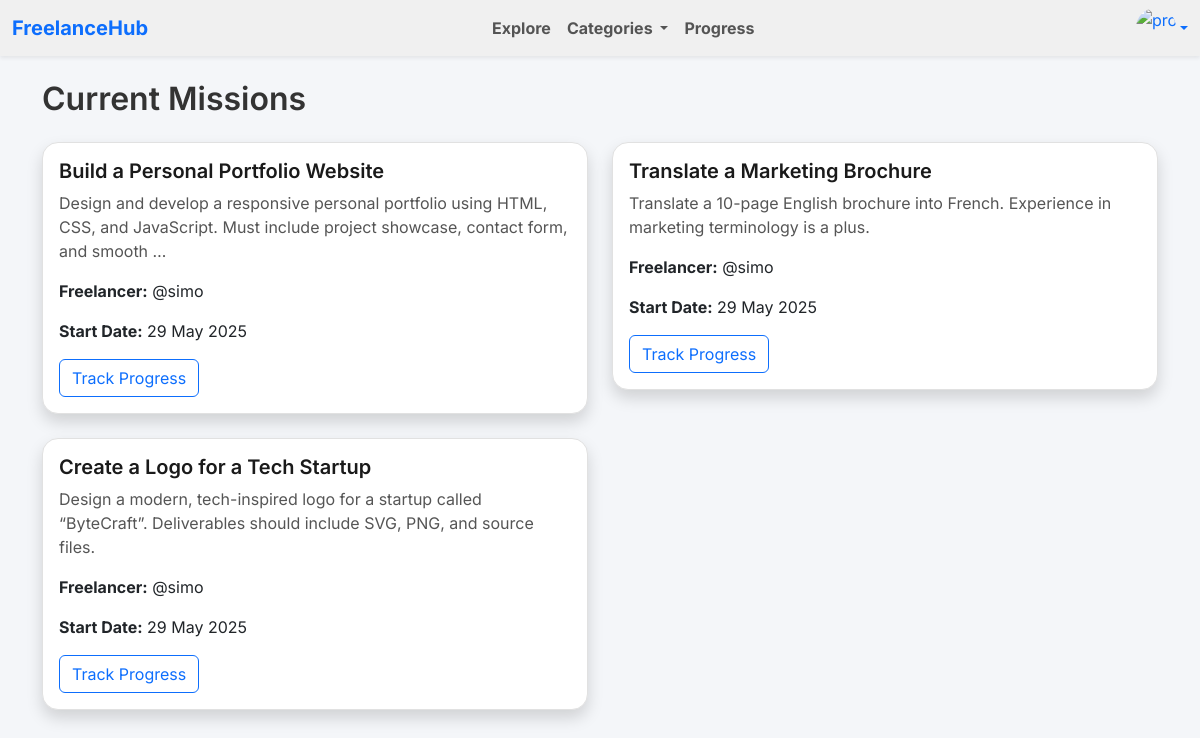
Page /freelancer/missions/current/ (signed in) on the committed database.
### client/models.py (models this page shows, shortened)
class Mission(models.Model):
    LEVEL_CHOICES = [
        ('beginner', 'Beginner'),
        ('intermediate', 'Intermediate'),
        ('expert', 'Expert'),
    ]
    CATEGORY_CHOICES = [
        ('web_dev', 'Web Development'),
        ('design', 'Design'),
        ('writing', 'Writing'),
        ('marketing', 'Marketing'),
        ('other', 'other'),
    ]
    STATUS_CHOICES = [
        ('open', 'Open'),
        ('in_progress', 'In Progress'),
        ('completed', 'Completed'),
    ]
    client = models.ForeignKey(Client, on_delete=models.CASCADE, related_name='missions')
    title = models.CharField(max_length=255)
    description = models.TextField(blank=True)
    ai_tasks = models.TextField(blank=True)
    price = models.DecimalField(max_digits=8, decimal_places=2)
    category = models.CharField(max_length=255, choices=CATEGORY_CHOICES, default='other')
    level = models.CharField(max_length=15, choices=LEVEL_CHOICES, default='unknown')
    status = models.CharField(max_length=255, choices=STATUS_CHOICES, default='open')
    created_at = models.DateTimeField(auto_now_add=True)

class Application(models.Model):
    STATUS_CHOICES = [
        ('accepted', 'Accepted'),
        ('rejected', 'Rejected'),
        ('none', 'None'),
    ]
    mission = models.ForeignKey(Mission, on_delete=models.CASCADE, related_name='applications')
    applicant = models.ForeignKey(User, on_delete=models.CASCADE, related_name='applicant')
    status = models.CharField(max_length=255, choices=STATUS_CHOICES, default='none')
    content = models.TextField()
    created_at = models.DateTimeField(auto_now_add=True)

### freelancer/views.py (the view)
# urls.py: path('missions/current/', views.current_missions, name='current_missions'),
def current_missions(request):
    user = request.user
    group = user.groups.first().name if user.groups.exists() else None
    if group == 'freelancer':
        current_applications = Application.objects.select_related('mission').filter(
            applicant=user,
            status='accepted',
            mission__status='in_progress'
        )
        return render(request, 'freelancer/current_missions.html', {
            'applications': current_applications,
            'user_role': 'freelancer'
        })
    elif group == 'client':
        current_missions = Mission.objects.prefetch_related('applications').filter(
            client=user.client_profile,  # Adjust if your model is different
            status='in_progress'
        )
        return render(request, 'freelancer/current_missions.html', {
            'missions': current_missions,
            'user_role': 'client'
        })
    else:
        return render(request, 'freelancer/current_missions.html', {
            'error': "Unauthorized user type."
        })

### freelancer/templatetags/filename_filters.py (called while the page is built)
@register.filter
def get_accepted(applications):
    return applications.filter(status='accepted').first()

### freelancer/templates/freelancer/current_missions.html
{% extends 'main.html' %}
{% load filename_filters %}
{% block nav %}
    {% include "navbar.html" with logged_in=True %}
{% endblock %}
{% block content %}
    <div class="container mt-4">
        <h2 class="mb-4">Current Missions</h2>
        {% if user_role == 'freelancer' %}
            {% if applications %}
                <div class="row">
                    {% for app in applications %}
                        <div class="col-md-6 mb-4">
                            <div class="card shadow">
                                <div class="card-body">
                                    <h5 class="card-title">{{ app.mission.title }}</h5>
                                    <p class="card-text">{{ app.mission.description|truncatewords:20 }}</p>
                                    <p><strong>Client:</strong> @{{ app.mission.client.user.username }}</p>
                                    <p><strong>Start Date:</strong> {{ app.mission.created_at|date:"d M Y" }}</p>
                                    <a href="{% url 'freelancer:mission_detail' app.mission.id %}"
                                       class="btn btn-primary">View Details</a>
                                </div>
                            </div>
                        </div>
                    {% endfor %}
                </div>
            {% else %}
                <p class="text-muted">You are not working on any missions at the moment.</p>
            {% endif %}
        {% elif user_role == 'client' %}
            {% if missions %}
                <div class="row">
                    {% for mission in missions %}
                        <div class="col-md-6 mb-4">
                            <div class="card shadow">
                                <div class="card-body">
                                    <h5 class="card-title">{{ mission.title }}</h5>
                                    <p class="card-text">{{ mission.description|truncatewords:20 }}</p>
                                    <p><strong>Freelancer:</strong>
                                        {% with accepted=mission.applications.all|get_accepted %}
                                            @{{ accepted.applicant.username }}
                                        {% endwith %}
                                    </p>
                                    <p><strong>Start Date:</strong> {{ mission.created_at|date:"d M Y" }}</p>
                                    <a href="{% url 'freelancer:mission_detail' mission.id %}"
                                       class="btn btn-outline-primary">Track Progress</a>
                                </div>
                            </div>
                        </div>
                    {% endfor %}
                </div>
            {% else %}
                <p class="text-muted">No ongoing missions at the moment.</p>
            {% endif %}
        {% else %}
            <p class="text-danger">Unauthorized access.</p>
        {% endif %}
    </div>
{% endblock %}

### templates/main.html (style rules this page uses)
body { font-family: 'Inter', sans-serif; background-color: #f4f6f9; color: #333; }
.card { background-color: #ffffff; border: 1px solid #e1e1e1; border-radius: 1rem; box-shadow: 0 4px 10px rgba(0, 0, 0, 0.08); transition: transform 0.2s ease, box-shadow 0.2s ease; }
.card-title { color: #1a1a1a; }
.card-text { color: #555; }
h1, h2, h3, h4, h5 { font-weight: 600; }

### rows in the picture
Mission: title "Build a Personal Portfolio Website", description "Design and develop a responsive personal portfolio using HTML, CSS, and JavaScript. Must include project showcase, contact form, and smooth …", applications.applicant.username "simo", created_at "29 May 2025"
Mission: title "Translate a Marketing Brochure", description "Translate a 10-page English brochure into French. Experience in marketing terminology is a plus.", applications.applicant.username "simo", created_at "29 May 2025"
Mission: title "Create a Logo for a Tech Startup", description "Design a modern, tech-inspired logo for a startup called “ByteCraft”. Deliverables should include SVG, PNG, and source files.", applications.applicant.username "simo", created_at "29 May 2025"
